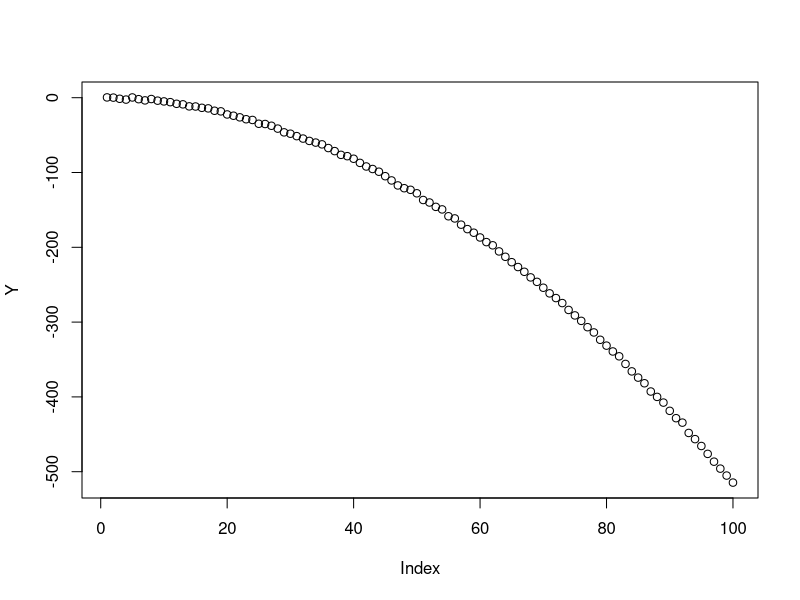

Recreate this plot in R.
## ---- chunk 1
n = 100
p = 100
s = 1
sb = .01
mu= -.1

X = matrix(0,nrow=n,ncol=n)
for(i in 1:n){
  X[i:n,i] = 1:(n-i+1)
}
btrue = mu+rnorm(n,sd=sb*s)
Y = X %*% btrue + rnorm(n)
plot(Y)

#X = matrix(rnorm(n*p),nrow=n,ncol=p)

X.svd = svd(X)

# fit the model X_j \sim  N(0,s^2(sb^2+shat^2_j))
# estimate sn and s
# it is like ebnm with N(0,s^2 sb^2) prior and s^2 shat^2_j error
# but with s^2 unknown
# x is vector of observations
# shat is vector of corresponding standard errors (up to constant s)

# this is negative log-likelihood evaluated at mle for s
# z is V't
# par is (log(sb),mu) which are both scalars
neg_loglik = function(par,x,shat,z){
    sb= exp(par[1])
    mu = par[2]
    var_x_over_s = sb^2 + shat^2
    s2 = mean((x-mu*z)^2/var_x_over_s) #this is the mle of s
    var_x = s2 * var_x_over_s
    return(0.5 *(sum(log(var_x) + (x-mu*z)^2/var_x)))
}


xx = (t(X.svd$u) %*% Y)/X.svd$d
z = colSums(X.svd$v)
shat = 1/X.svd$d

neg_loglik(c(0,0),xx,shat,z)
neg_loglik(c(0.1,0),xx,shat,z)
neg_loglik(c(1,0),xx,shat,z)
neg_loglik(c(log(sb),mu),xx,shat,z)

optim(par=c(0,2),fn=neg_loglik,x=xx,shat=shat,z=z)


# # this is wrong.. it is partial derivative with respect to sb, keeping s fixed
# # need to compute derivative properly.... 
# neg_loglik_grad = function(sb,x,xhat){
#   var_x_over_s = sb^2 + shat^2
#   s2 = mean(x^2/var_x_over_s) #this is the mle
#   var_x = s2 * var_x_over_s
#   return(0.5* sum(1/var_x_over_s - x^2/var_x))
# }
# neg_loglik_grad(0.1,xx,shat)
# eps=1e-5
# (log_lik(0.1,xx,shat) - log_lik(0.1-eps,xx,shat))/eps
# 
# 
# 
# 
# ebnm_normal_unknown_s = function(x,shat){
#   log_lik_grad
# }
## ---- chunk 2
